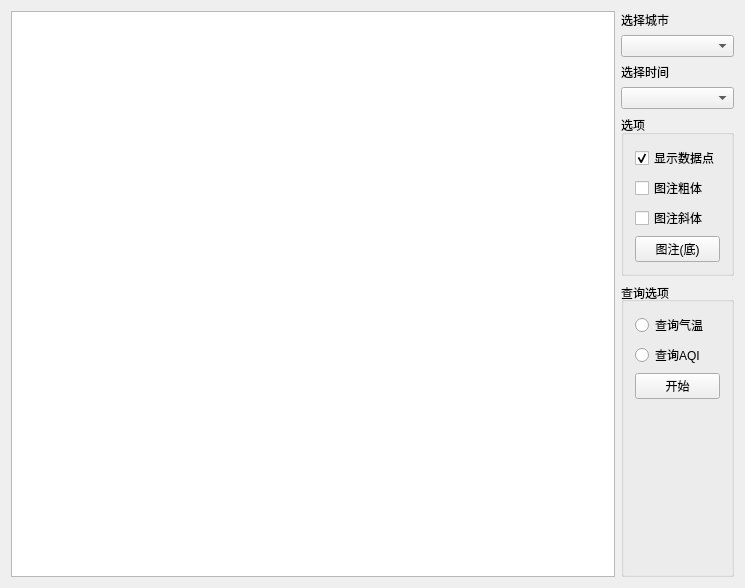
<?xml version="1.0" encoding="UTF-8"?>
<ui version="4.0">
 <class>mainWidget</class>
 <widget class="QWidget" name="mainWidget">
  <property name="geometry">
   <rect>
    <x>0</x>
    <y>0</y>
    <width>745</width>
    <height>588</height>
   </rect>
  </property>
  <property name="windowTitle">
   <string>实验三 网络数据获取与显示</string>
  </property>
  <layout class="QHBoxLayout" name="horizontalLayout">
   <item>
    <widget class="QtCharts::QChartView" name="chartview"/>
   </item>
   <item>
    <layout class="QVBoxLayout" name="verticalLayout">
     <item>
      <widget class="QLabel" name="label_2">
       <property name="text">
        <string>选择城市</string>
       </property>
      </widget>
     </item>
     <item>
      <widget class="QComboBox" name="comboCity"/>
     </item>
     <item>
      <widget class="QLabel" name="label">
       <property name="text">
        <string>选择时间</string>
       </property>
      </widget>
     </item>
     <item>
      <widget class="QComboBox" name="comboMonth"/>
     </item>
     <item>
      <widget class="QGroupBox" name="groupBox">
       <property name="title">
        <string>选项</string>
       </property>
       <layout class="QVBoxLayout" name="verticalLayout_2">
        <item>
         <widget class="QCheckBox" name="cbShowPoint">
          <property name="text">
           <string>显示数据点</string>
          </property>
          <property name="checked">
           <bool>true</bool>
          </property>
         </widget>
        </item>
        <item>
         <widget class="QCheckBox" name="cbLegendBold">
          <property name="text">
           <string>图注粗体</string>
          </property>
         </widget>
        </item>
        <item>
         <widget class="QCheckBox" name="cbLegendItalic">
          <property name="text">
           <string>图注斜体</string>
          </property>
         </widget>
        </item>
        <item>
         <widget class="QPushButton" name="btnLegendAlign">
          <property name="text">
           <string>图注(底)</string>
          </property>
         </widget>
        </item>
       </layout>
      </widget>
     </item>
     <item>
      <widget class="QGroupBox" name="groupBox_2">
       <property name="minimumSize">
        <size>
         <width>0</width>
         <height>29</height>
        </size>
       </property>
       <property name="layoutDirection">
        <enum>Qt::LeftToRight</enum>
       </property>
       <property name="title">
        <string>查询选项</string>
       </property>
       <property name="alignment">
        <set>Qt::AlignLeading|Qt::AlignLeft|Qt::AlignVCenter</set>
       </property>
       <property name="flat">
        <bool>false</bool>
       </property>
       <property name="checkable">
        <bool>false</bool>
       </property>
       <layout class="QVBoxLayout" name="verticalLayout_3">
        <item>
         <widget class="QRadioButton" name="Temprature">
          <property name="text">
           <string>查询气温</string>
          </property>
         </widget>
        </item>
        <item>
         <widget class="QRadioButton" name="AQI">
          <property name="text">
           <string>查询AQI</string>
          </property>
         </widget>
        </item>
        <item>
         <widget class="QPushButton" name="btnStart">
          <property name="sizePolicy">
           <sizepolicy hsizetype="Preferred" vsizetype="Fixed">
            <horstretch>0</horstretch>
            <verstretch>0</verstretch>
           </sizepolicy>
          </property>
          <property name="text">
           <string>开始</string>
          </property>
         </widget>
        </item>
        <item>
         <spacer name="verticalSpacer">
          <property name="orientation">
           <enum>Qt::Vertical</enum>
          </property>
          <property name="sizeHint" stdset="0">
           <size>
            <width>20</width>
            <height>40</height>
           </size>
          </property>
         </spacer>
        </item>
       </layout>
      </widget>
     </item>
    </layout>
   </item>
  </layout>
 </widget>
 <layoutdefault spacing="6" margin="11"/>
 <customwidgets>
  <customwidget>
   <class>QtCharts::QChartView</class>
   <extends>QGraphicsView</extends>
   <header location="global">QtCharts/QChartView&gt;
#include &lt;QtCharts/chartsnamespace.h</header>
  </customwidget>
 </customwidgets>
 <resources/>
 <connections/>
</ui>
